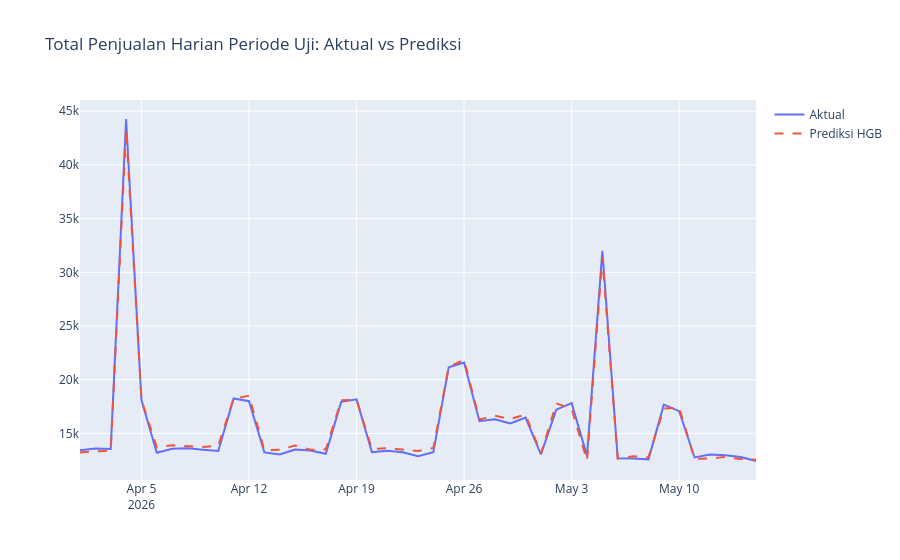

Notebook cell for this chart:
### Code cell
harian = eval_df.group_by("tanggal").agg(pl.col(TARGET).sum().alias("aktual"),
                                         pl.col("prediksi").sum().alias("prediksi")).sort("tanggal")
fig = go.Figure()
fig.add_trace(go.Scatter(x=harian["tanggal"], y=harian["aktual"], name="Aktual"))
fig.add_trace(go.Scatter(x=harian["tanggal"], y=harian["prediksi"], name="Prediksi HGB", line={"dash": "dash"}))
fig.update_layout(title="Total Penjualan Harian Periode Uji: Aktual vs Prediksi")
fig.show()
